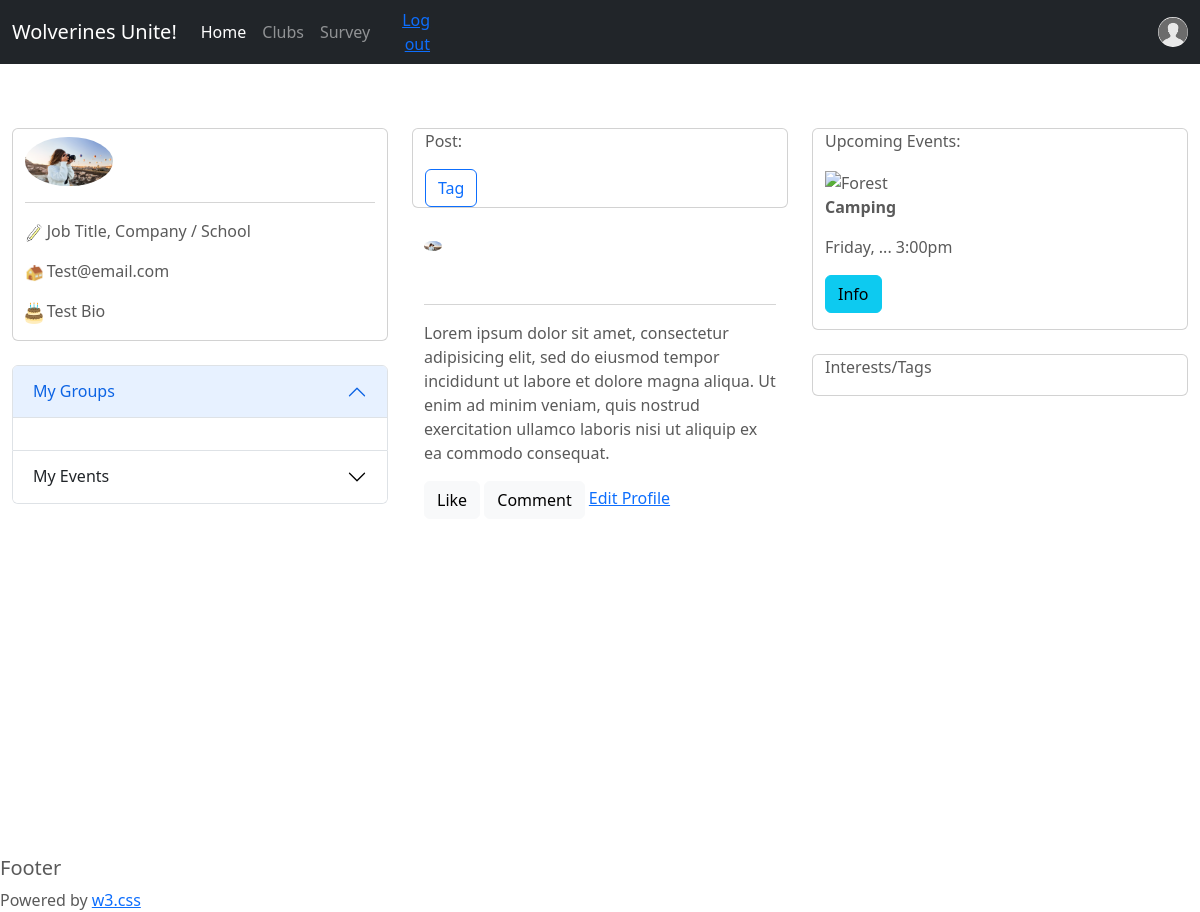
Page /profile.php (signed in) on the committed database.
### tables this page shows
CREATE TABLE `user_table` (
  `userID` int(11) NOT NULL,
  `username` varchar(30) NOT NULL,
  `password` varchar(100) NOT NULL,
  `realname` varchar(40) NOT NULL,
  `email` varchar(30) NOT NULL,
  `userPhoto` text NOT NULL,
  `bio` text NOT NULL
);

### profile.php (the view, shortened to what this page needs)
<!doctype html>
<html lang="en">
  <head>
    <link rel="stylesheet" href="https://cdn.jsdelivr.net/npm/bootstrap@4.0.0/dist/css/bootstrap.min.css">
	<link href="assets/dist/css/bootstrap.min.css" rel="stylesheet">
    <link href="carousel.css" rel="stylesheet">
  </head>
<header>
  <nav class="navbar navbar-expand-md navbar-dark fixed-top bg-dark">
    <div class="container-fluid">
      <a class="navbar-brand" href="#">Wolverines Unite!</a>
      <div class="collapse navbar-collapse" id="navbarCollapse">
        <ul class="navbar-nav me-auto mb-2 mb-md-0">
          <li class="nav-item">
            <a class="nav-link active" aria-current="page" href="index.html">Home</a>
          </li>
          <li class="nav-item">
            <a class="nav-link" href="clubs.php">Clubs</a>
          </li>
          <li class="nav-item">
            <a class="nav-link" href="survey.html">Survey</a>
          </li>
        </ul>
      </div>
	  <a style="text-align:right" role="button" href="logout.php">Log out</a>
	 <a style="text-align:right" role="button" href="profile.html"><img src="images/avatar-placeholder.png" width="4%" height="4%" style="border-radius:50%"></img></a>
    </div>
  </nav>
</header>
<?php
$DATABASE_HOST = 'localhost';
$DATABASE_USER = 'root';
$DATABASE_PASS = '';
$DATABASE_NAME = 'group6_db';
$con = mysqli_connect($DATABASE_HOST, $DATABASE_USER, $DATABASE_PASS, $DATABASE_NAME);
$stmt = $con->prepare('SELECT password, email, realname, userPhoto, bio FROM user_table WHERE userID = ?');
$stmt->bind_param('i', $_SESSION['id']);
$stmt->execute();
$stmt->bind_result($password, $email, $realname, $userPhoto, $bio);
?>
<div class="container" style="max-width:1400px;margin-top:80px">
  <div class="row align-items-start">
    <div class="col">
      <div class="card">
        <div class="container">
         <p class="center circle"><img src=<?php echo "images/" . $userPhoto; ?> width="25%" height="25%" style="border-radius:50%" alt="Avatar"></p>
         <hr>
         <p><img src="images/pencil.png" width="5%" height="5%"></img> Job Title, Company / School</p>
         <p><img src="images/house.png" width="5%" height="5%"></img><?php echo ' ' . $email; ?></p>
         <p><img src="images/cake.png" width="5%" height="5%"></img><?php echo ' ' . $bio; ?></p>
        </div>
      </div>
      <br>
      <div class="accordion" id="accordionProfile">
		<div class="accordion-item">
		  <h2 class="accordion-header" id="headingOne">
			<button class="accordion-button" type="button" data-bs-toggle="collapse" data-bs-target="#collapseOne" aria-expanded="true" aria-controls="collapseOne">
			  My Groups
			</button>
		  </h2>
		  <div id="collapseOne" class="accordion-collapse collapse show" aria-labelledby="headingOne" data-bs-parent="#accordionProfile">
		  <div class="accordion-body">
		  </div>
		  </div>
		</div>
		<div class="accordion-item">
		  <h2 class="accordion-header" id="headingTwo">
			<button class="accordion-button collapsed" type="button" data-bs-toggle="collapse" data-bs-target="#collapseTwo" aria-expanded="false" aria-controls="collapseTwo">
			  My Events
			</button>
		  </h2>
		</div>
	  </div>
    </div>
    <div class="col">
      <div class="row">
        <div class="col">
          <div class="card">
            <div class="container">
              <p contenteditable="true">Post: </p>
              <button type="button" class="btn btn-outline-primary"> Tag</button>
            </div>
          </div>
        </div>
      </div>
      <div class="container"><br>
        <img src=<?php echo "images/" . $userPhoto; ?> alt="Avatar" width="5%" height="5%" style="border-radius:50%">
        <h5><?php echo $realname ?></h5><br>
        <hr class="clear">
        <p>Lorem ipsum dolor sit amet, consectetur adipisicing elit, sed do eiusmod tempor incididunt ut labore et dolore magna aliqua. Ut enim ad minim veniam, quis nostrud exercitation ullamco laboris nisi ut aliquip ex ea commodo consequat.</p>
        <button type="button" class="btn btn-light">  Like</button>
        <button type="button" class="btn btn-light">  Comment</button>
		<a style="text-align:right" role="button" href="editUser.html">Edit Profile</a>
      </div>
    </div>
    <div class="col">
      <div class="card">
        <div class="container">
          <p>Upcoming Events:</p>
		  <img src="images/forest.jpg" alt="Forest" style="width:50%;">
          <p><strong>Camping</strong></p>
          <p>Friday, ... 3:00pm</p>
          <p><button type="button" class="btn btn-info">Info</button></p>
        </div>
      </div>
      <br>
      <div class="card">
        <div class="container">
          <p>Interests/Tags</p>
        </div>
      </div>
      <br>
    </div>
  </div>
</div>
<br>
<footer class="w3-container w3-theme-d3 w3-padding-16">
  <h5>Footer</h5>
</footer>
<footer class="w3-container w3-theme-d5">
  <p>Powered by <a href="https://www.w3schools.com/w3css/default.asp" target="_blank">w3.css</a></p>
</footer>
</body>
</html>

### profile.php (style rules this page uses)
body, html { width: 100%; height: 100%; margin: 0; }
.container { width: 100%; height: 100%; }

### rows in the picture
user_table: userPhoto (picture), email "Test@email.com", bio "Test Bio"
